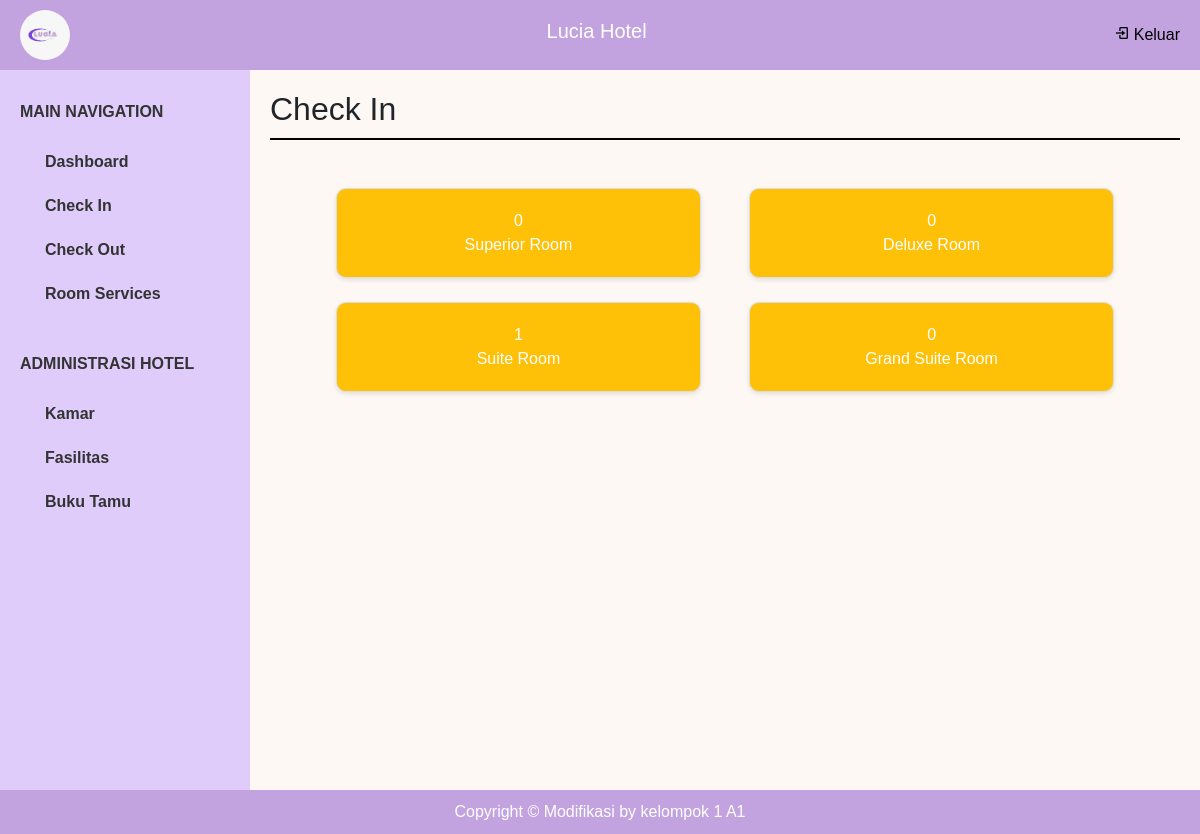
Screenshot of /index.php?page=check-in (signed in) with the database file from the repository.
### tables this page shows
CREATE TABLE `jenis` (
  `ID_Jenis` int(50) NOT NULL,
  `Jenis_Kamar` varchar(100) NOT NULL,
  `Harga_Jenis_Kamar` double NOT NULL
);

### check-in/index.php (the view, shortened to what this page needs)
<?php
    include $_SERVER['DOCUMENT_ROOT'] . '/Hotel/koneksi/koneksi.php';
?>
<!DOCTYPE html>
<html>
<head>
</head>
<body>
    <h2 class="mb-5" style="border-bottom: 2px solid #000; padding-bottom: 10px; margin-bottom: 20px;">Check In</h2>
    <div class="row gap-4 justify-content-center" >
        <?php
            $sql = "SELECT j.ID_Jenis, j.Jenis_Kamar, COUNT(k.ID_Kamar) AS jumlah_tersedia
                    FROM jenis j
                    LEFT JOIN kamar k ON j.ID_Jenis = k.ID_Jenis AND k.Status = 1
                    GROUP BY j.ID_Jenis, j.Jenis_Kamar";
            $result = mysqli_query($conn, $sql);
            if (mysqli_num_rows($result) > 0) {
                while ($row = mysqli_fetch_assoc($result)) {
                    $id_jenis = $row['ID_Jenis'];
                    $jumlah_tersedia = $row['jumlah_tersedia'];
                    $jenis_kamar = $row['Jenis_Kamar'];
                    echo "<a class='col-sm-5' style='text-decoration: none;' href='#' onclick='handleRoomSelection($jumlah_tersedia, \"$id_jenis\")'>
                        <div class='room-card bg-warning text-white'>
                            <div>
                            </div>
                            <div>
                                $jumlah_tersedia
                            </div>
                            <div>
                                $jenis_kamar
                            </div>
                        </div>
                    </a>";
                }
            }
        ?>
    </div>
</body>
</html>

### assets/style/style.css (style rules this page uses)
* { margin: 0; padding: 0; box-sizing: border-box; font-family: Arial, sans-serif; }
.room-card { text-align: center; padding: 20px; background-color: white; border: 1px solid #ddd; border-radius: 10px; box-shadow: 0 2px 5px rgba(0, 0, 0, 0.1); transition: transform 0.3s; }

### rows the page displays
jenis: jumlah_tersedia "0", Jenis_Kamar "Superior Room"
jenis: jumlah_tersedia "0", Jenis_Kamar "Deluxe Room"
jenis: jumlah_tersedia "1", Jenis_Kamar "Suite Room"
jenis: jumlah_tersedia "0", Jenis_Kamar "Grand Suite Room"
